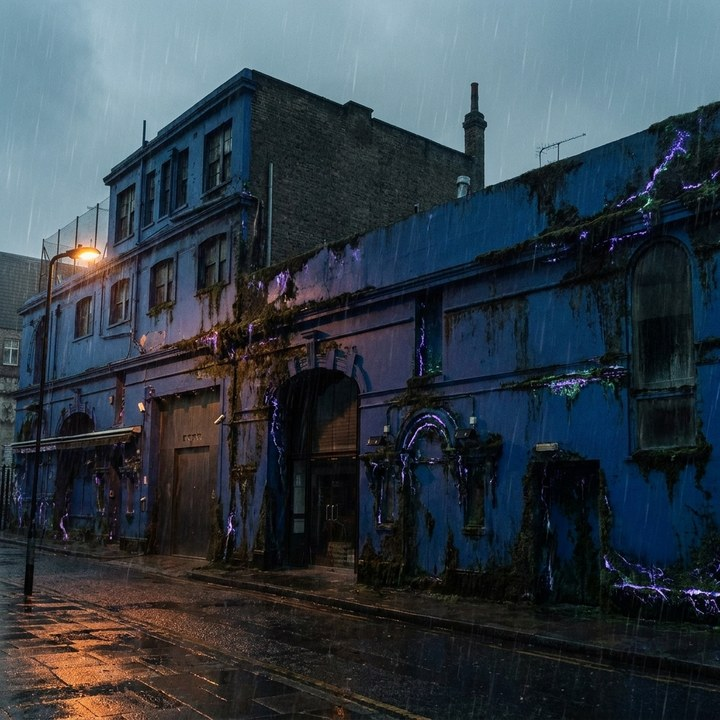
#> input picture docs/amethyst/gemini/the-end-moss.jpg, 720 x 720 px
$ python gen_am_art.py out.png
#> lines starting #> are read from the running program, lines starting #| are printed output that depends on the picture
#!/usr/bin/env python3
# SPDX-License-Identifier: GPL-3.0-only
"""Amethyst's pictures for the FM-1 (firmware/src/amethyst.c): each stage's photo at 240 x 240 in its own 16 colors,
and the moss that crawls over it at 120 x 120 (drawn at 2 x) in 15 colors and see-through. 4 bits a pixel, packed in
bands of 16 rows with dsp.c lz_unpack's format (tools/gen_tables.py lz_pack), into the resource region
(MELODEE_RES). The firmware unpacks each picture once, into the pool.

  tools/amethyst/gen_am_art.py build/gen/am_art.h

The photos are docs/amethyst/gemini/ (see PROMPTS.md there for where each came from and its license)."""
import sys
from pathlib import Path

from PIL import Image

ROOT = Path(__file__).resolve().parents[2]
sys.path.insert(0, str(ROOT / "tools"))
from gen_tables import lz_pack  # noqa: E402

SRC = ROOT / "docs" / "amethyst" / "gemini"
# colors every stage's palette keeps (violet, light violet, moss, light moss, sodium, the aerial's red)
KEEP = [(138, 82, 210), (206, 172, 248), (84, 112, 44), (150, 182, 82), (226, 140, 48), (255, 60, 70)]
STAGES = [("END", "the-end-moss.jpg"), ("MILLS", "turnmills-moss.jpg")]
BAND = 16


def nearest(px, pal):
    best, bi = 1 << 30, 0
    for i, (r, g, b) in enumerate(pal):
        d = (px[0] - r) ** 2 + (px[1] - g) ** 2 + (px[2] - b) ** 2
        if d < best:
            best, bi = d, i
    return bi


def palette(img, n, keep):
    q = img.quantize(colors=n - len(keep), method=Image.Quantize.MEDIANCUT, dither=Image.Dither.NONE)
    flat = q.getpalette()[:3 * (n - len(keep))]
    pal = [tuple(flat[i:i + 3]) for i in range(0, len(flat), 3)] + keep
    pal.sort(key=lambda c: c[0] * 3 + c[1] * 6 + c[2])        # darkest first
    return pal


def pack4(rows):
    out = bytearray()
    for row in rows:
        for x in range(0, len(row), 2):
            out.append(row[x] << 4 | row[x + 1])
    return bytes(out)


def bands(idx, w, h):
    data, at = bytearray(), []
    for y0 in range(0, h, BAND):
        at.append(len(data))
        data += lz_pack(pack4(idx[y0:y0 + BAND]))
    at.append(len(data))
    return bytes(data), at


def photo(name):
#> called with name = 'the-end-moss.jpg'
    img = Image.open(SRC / name).convert("RGB")
#> img is the input picture: PIL image 720x720 RGB; mean R, G, B 52.1, 63, 71.9
    w, h = img.size
#> w = 720; h = 720
    s = min(w, h)
#> s = 720
    img = img.crop(((w - s) // 2, (h - s) // 2, (w - s) // 2 + s, (h - s) // 2 + s)).resize((240, 240), Image.LANCZOS)
#> img: PIL image 240x240 RGB
    pal = palette(img, 16, KEEP)
#> in palette, `q = img.quantize(colors=n - len(keep), method=Image.Quantize.MEDIANCUT..`:
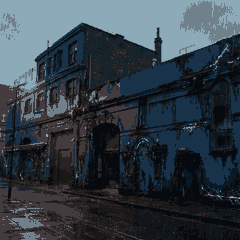
#> q: PIL image 240x240 P; mean R, G, B 51.5, 62.4, 70.9
#> in palette, `flat = q.getpalette()[:3 * (n - len(keep))]`: flat = 30 values, max 183 at index 2, min 6 at index 27, mean 55.4
#> in palette, `pal = [tuple(flat[i:i + 3]) for i in range(0, len(flat), 3)] + keep`: pal = [(140, 170, 183), (113, 129, 140), (67, 59, 62), (23, 50, 73), (40, 36, 35), (23, 35, 43), (28, 24, 24), (17, 21, 25), (8, 26, 40), (6, 9, 13), (138, 82, 210), (206, 172, 248), (84, 112, 44), (150, 182, 82), (226, 140, 48), (255, 60, 70)]
#> pal = [(6, 9, 13), (17, 21, 25), (8, 26, 40), (28, 24, 24), (23, 35, 43), (40, 36, 35), (23, 50, 73), (67, 59, 62), (84, 112, 44), (138, 82, 210), (255, 60, 70), (113, 129, 140), (226, 140, 48), (140, 170, 183), (150, 182, 82), (206, 172, 248)]
    px = img.load()
    cache, idx = {}, []
    for y in range(240):
        row = []
        for x in range(240):
            p = px[x, y]
            if p not in cache:
                cache[p] = nearest(p, pal)
            row.append(cache[p])
        idx.append(row)
#> after the loop, cache = 32044 items; idx = 240 items
    return pal, idx


def moss():
    img = Image.open(SRC / "layer-moss.jpg").convert("RGB")
    w, h = img.size
    img = img.crop((40, 40, w - 40, h - 40)).resize((120, 120), Image.LANCZOS)
    raw = img.tobytes()
    lum = [0.3 * raw[i] + 0.59 * raw[i + 1] + 0.11 * raw[i + 2] for i in range(0, len(raw), 3)]
    pal = palette(img, 15, KEEP[:4])
    pal = [(0, 0, 0)] + pal                                     # index 0: see-through
    px, idx = img.load(), []
    for y in range(120):
        row = []
        for x in range(120):
            row.append(0 if lum[y * 120 + x] < 26 else 1 + nearest(px[x, y], pal[1:]))
        idx.append(row)
    return pal, idx


def c_bytes(name, data, attr=""):
    lines = [f"static const uint8_t {name}[{len(data)}]{attr} = {{"]
    for i in range(0, len(data), 32):
        lines.append("    " + ",".join(map(str, data[i:i + 32])) + ",")
    return lines + ["};"]


def main():
    out = Path(sys.argv[1])
    lines = ["/* Generated by tools/amethyst/gen_am_art.py: Amethyst's pictures (amethyst.c). */", "#pragma once",
             "#ifndef MELODEE_RES", "#define MELODEE_RES", "#endif", f"#define AM_BAND {BAND}u"]
    total = 0
    for tag, name in STAGES:
        pal, idx = photo(name)
#> idx = 240 items
        data, at = bands(idx, 240, 240)
#> after the loop in bands, `for y0 in range(0, h, BAND):`: at = [0]
        total += len(data)
        lines.append(f"/* {name}: 240 x 240, {len(data)} bytes */")
        lines.append(f"static const uint8_t AM_{tag}_PAL[48] = {{" + ",".join(str(v) for c in pal for v in c) + "};")
        lines.append(f"static const uint16_t AM_{tag}_AT[{len(at)}] = {{" + ",".join(map(str, at)) + "};")
        lines += c_bytes(f"AM_{tag}_LZ", data, " MELODEE_RES")
    pal, idx = moss()
    data, at = bands(idx, 120, 120)
    total += len(data)
    lines.append(f"/* layer-moss.jpg: 120 x 120, index 0 see-through, {len(data)} bytes */")
    lines.append("static const uint8_t AM_MOSS_PAL[48] = {" + ",".join(str(v) for c in pal for v in c) + "};")
    lines.append(f"static const uint16_t AM_MOSS_AT[{len(at)}] = {{" + ",".join(map(str, at)) + "};")
    lines += c_bytes("AM_MOSS_LZ", data, " MELODEE_RES")
    out.parent.mkdir(parents=True, exist_ok=True)
    out.write_text("\n".join(lines) + "\n")
    print(f"amethyst art: {len(STAGES)} stage(s) and the moss, {total} B -> {out}")


if __name__ == "__main__":
    main()
#> (the call stopped at in bands, `data += lz_pack(pack4(idx[y0:y0 + BAND]))`: gen_tables is not available in this run)

$ run again, with docs/amethyst/gemini/nightbus-moss.jpg copied over docs/amethyst/gemini/the-end-moss.jpg
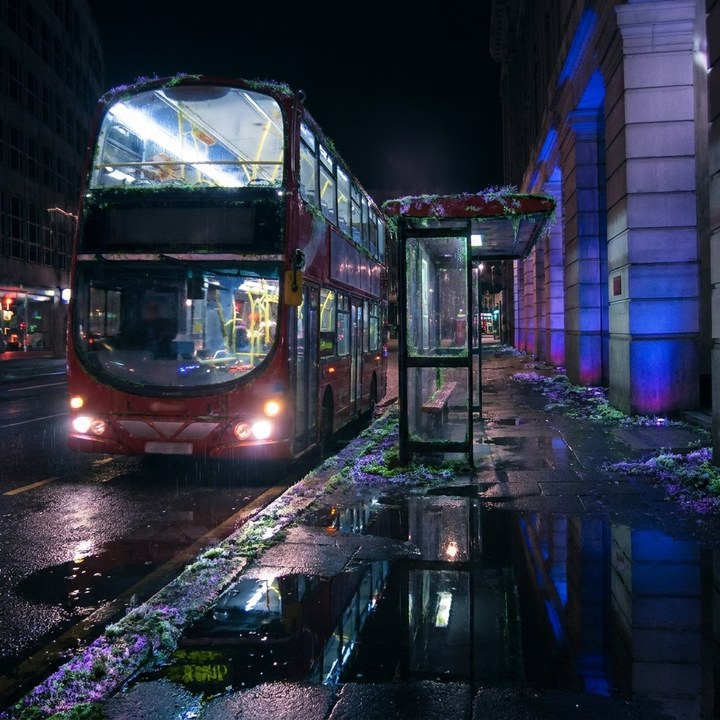
#> input picture docs/amethyst/gemini/nightbus-moss.jpg, 720 x 720 px
#> in photo, img is the input picture: PIL image 720x720 RGB; mean R, G, B 46.3, 50.7, 67.2
#> in photo, `img = img.crop(((w - s) // 2, (h - s) // 2, (w - s) // 2 + s, (h - s) ..`:
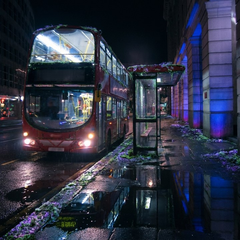
#> img: PIL image 240x240 RGB; mean R, G, B 46.3, 50.7, 67.2
#> in palette, `q = img.quantize(colors=n - len(keep), method=Image.Quantize.MEDIANCUT..`:
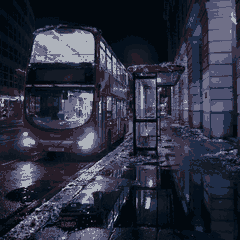
#> q: PIL image 240x240 P; mean R, G, B 45.3, 48.8, 64.6
#> flat = 30 values, max 187 at index 2, min 2 at index 27, mean 60.97
#> in palette, `pal = [tuple(flat[i:i + 3]) for i in range(0, len(flat), 3)] + keep`: pal = [(174, 179, 187), (111, 111, 135), (78, 81, 111), (60, 53, 73), (31, 44, 70), (38, 29, 40), (21, 27, 38), (13, 21, 31), (5, 16, 28), (2, 8, 14), (138, 82, 210), (206, 172, 248), (84, 112, 44), (150, 182, 82), (226, 140, 48), (255, 60, 70)]
#> in photo, `pal = palette(img, 16, KEEP)`: pal = [(2, 8, 14), (5, 16, 28), (13, 21, 31), (21, 27, 38), (38, 29, 40), (31, 44, 70), (60, 53, 73), (78, 81, 111), (84, 112, 44), (138, 82, 210), (111, 111, 135), (255, 60, 70), (226, 140, 48), (150, 182, 82), (174, 179, 187), (206, 172, 248)]
#> after the loop in photo, `for y in range(240):`: cache = 37049 items; idx = 240 items
#> after the loop in bands, `for y0 in range(0, h, BAND):`: at = [0]
